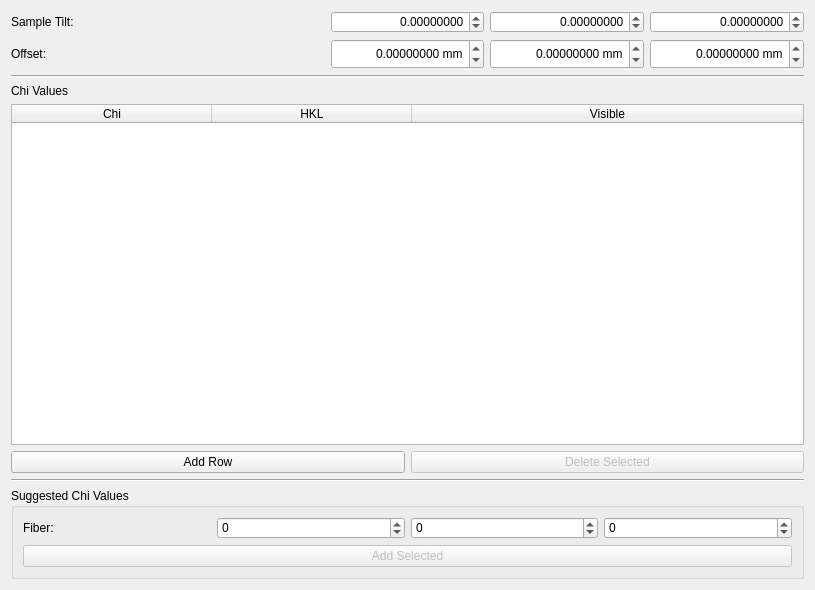
<?xml version="1.0" encoding="UTF-8"?>
<ui version="4.0">
 <class>const_chi_overlay_editor</class>
 <widget class="QWidget" name="const_chi_overlay_editor">
  <property name="geometry">
   <rect>
    <x>0</x>
    <y>0</y>
    <width>815</width>
    <height>590</height>
   </rect>
  </property>
  <property name="minimumSize">
   <size>
    <width>0</width>
    <height>590</height>
   </size>
  </property>
  <property name="windowTitle">
   <string>Edit Overlay</string>
  </property>
  <property name="styleSheet">
   <string notr="true">QDoubleSpinBox:disabled {background-color: LightGray;}
</string>
  </property>
  <layout class="QGridLayout" name="gridLayout">
   <item row="3" column="1" colspan="2">
    <widget class="QLabel" name="chi_values_label">
     <property name="text">
      <string>Chi Values</string>
     </property>
    </widget>
   </item>
   <item row="0" column="3">
    <widget class="ScientificDoubleSpinBox" name="tilt_0">
     <property name="alignment">
      <set>Qt::AlignRight|Qt::AlignTrailing|Qt::AlignVCenter</set>
     </property>
     <property name="keyboardTracking">
      <bool>false</bool>
     </property>
     <property name="decimals">
      <number>8</number>
     </property>
     <property name="minimum">
      <double>-1000000.000000000000000</double>
     </property>
     <property name="maximum">
      <double>10000000.000000000000000</double>
     </property>
    </widget>
   </item>
   <item row="1" column="4">
    <widget class="ScientificDoubleSpinBox" name="tvec_1">
     <property name="minimumSize">
      <size>
       <width>0</width>
       <height>30</height>
      </size>
     </property>
     <property name="alignment">
      <set>Qt::AlignRight|Qt::AlignTrailing|Qt::AlignVCenter</set>
     </property>
     <property name="keyboardTracking">
      <bool>false</bool>
     </property>
     <property name="suffix">
      <string> mm</string>
     </property>
     <property name="decimals">
      <number>8</number>
     </property>
     <property name="minimum">
      <double>-100000.000000000000000</double>
     </property>
     <property name="maximum">
      <double>1000000.000000000000000</double>
     </property>
    </widget>
   </item>
   <item row="0" column="4">
    <widget class="ScientificDoubleSpinBox" name="tilt_1">
     <property name="alignment">
      <set>Qt::AlignRight|Qt::AlignTrailing|Qt::AlignVCenter</set>
     </property>
     <property name="keyboardTracking">
      <bool>false</bool>
     </property>
     <property name="decimals">
      <number>8</number>
     </property>
     <property name="minimum">
      <double>-1000000.000000000000000</double>
     </property>
     <property name="maximum">
      <double>10000000.000000000000000</double>
     </property>
    </widget>
   </item>
   <item row="0" column="1" colspan="2">
    <widget class="QLabel" name="tilt_label">
     <property name="text">
      <string>Sample Tilt:</string>
     </property>
    </widget>
   </item>
   <item row="1" column="1" colspan="2">
    <widget class="QLabel" name="tvec_label">
     <property name="text">
      <string>Offset:</string>
     </property>
    </widget>
   </item>
   <item row="8" column="1" colspan="5">
    <widget class="QGroupBox" name="suggested_chi_values">
     <property name="title">
      <string>Suggested Chi Values</string>
     </property>
     <layout class="QGridLayout" name="gridLayout_2">
      <item row="0" column="2">
       <widget class="QSpinBox" name="fiber_1">
        <property name="keyboardTracking">
         <bool>false</bool>
        </property>
        <property name="minimum">
         <number>-1000000</number>
        </property>
        <property name="maximum">
         <number>1000000</number>
        </property>
       </widget>
      </item>
      <item row="0" column="1">
       <widget class="QSpinBox" name="fiber_0">
        <property name="keyboardTracking">
         <bool>false</bool>
        </property>
        <property name="minimum">
         <number>-1000000</number>
        </property>
        <property name="maximum">
         <number>1000000</number>
        </property>
       </widget>
      </item>
      <item row="0" column="0">
       <widget class="QLabel" name="fiber_label">
        <property name="text">
         <string>Fiber:</string>
        </property>
       </widget>
      </item>
      <item row="0" column="3">
       <widget class="QSpinBox" name="fiber_2">
        <property name="keyboardTracking">
         <bool>false</bool>
        </property>
        <property name="minimum">
         <number>-1000000</number>
        </property>
        <property name="maximum">
         <number>1000000</number>
        </property>
       </widget>
      </item>
      <item row="2" column="0" colspan="4">
       <layout class="QVBoxLayout" name="fiber_tree_layout"/>
      </item>
      <item row="3" column="0" colspan="4">
       <widget class="QPushButton" name="add_selected_chi_values">
        <property name="enabled">
         <bool>false</bool>
        </property>
        <property name="text">
         <string>Add Selected</string>
        </property>
       </widget>
      </item>
     </layout>
    </widget>
   </item>
   <item row="2" column="1" colspan="5">
    <widget class="Line" name="line">
     <property name="orientation">
      <enum>Qt::Horizontal</enum>
     </property>
    </widget>
   </item>
   <item row="7" column="1" colspan="5">
    <widget class="Line" name="line_2">
     <property name="orientation">
      <enum>Qt::Horizontal</enum>
     </property>
    </widget>
   </item>
   <item row="4" column="1" colspan="5">
    <widget class="QTableWidget" name="chi_values">
     <property name="selectionBehavior">
      <enum>QAbstractItemView::SelectRows</enum>
     </property>
     <property name="columnCount">
      <number>3</number>
     </property>
     <attribute name="horizontalHeaderVisible">
      <bool>true</bool>
     </attribute>
     <attribute name="horizontalHeaderMinimumSectionSize">
      <number>200</number>
     </attribute>
     <attribute name="horizontalHeaderDefaultSectionSize">
      <number>200</number>
     </attribute>
     <attribute name="horizontalHeaderStretchLastSection">
      <bool>true</bool>
     </attribute>
     <attribute name="verticalHeaderVisible">
      <bool>false</bool>
     </attribute>
     <column>
      <property name="text">
       <string>Chi</string>
      </property>
     </column>
     <column>
      <property name="text">
       <string>HKL</string>
      </property>
     </column>
     <column>
      <property name="text">
       <string>Visible</string>
      </property>
     </column>
    </widget>
   </item>
   <item row="1" column="5">
    <widget class="ScientificDoubleSpinBox" name="tvec_2">
     <property name="minimumSize">
      <size>
       <width>0</width>
       <height>30</height>
      </size>
     </property>
     <property name="alignment">
      <set>Qt::AlignRight|Qt::AlignTrailing|Qt::AlignVCenter</set>
     </property>
     <property name="keyboardTracking">
      <bool>false</bool>
     </property>
     <property name="suffix">
      <string> mm</string>
     </property>
     <property name="decimals">
      <number>8</number>
     </property>
     <property name="minimum">
      <double>-100000.000000000000000</double>
     </property>
     <property name="maximum">
      <double>1000000.000000000000000</double>
     </property>
    </widget>
   </item>
   <item row="1" column="3">
    <widget class="ScientificDoubleSpinBox" name="tvec_0">
     <property name="minimumSize">
      <size>
       <width>0</width>
       <height>30</height>
      </size>
     </property>
     <property name="alignment">
      <set>Qt::AlignRight|Qt::AlignTrailing|Qt::AlignVCenter</set>
     </property>
     <property name="keyboardTracking">
      <bool>false</bool>
     </property>
     <property name="suffix">
      <string> mm</string>
     </property>
     <property name="decimals">
      <number>8</number>
     </property>
     <property name="minimum">
      <double>-100000.000000000000000</double>
     </property>
     <property name="maximum">
      <double>1000000.000000000000000</double>
     </property>
    </widget>
   </item>
   <item row="0" column="5">
    <widget class="ScientificDoubleSpinBox" name="tilt_2">
     <property name="alignment">
      <set>Qt::AlignRight|Qt::AlignTrailing|Qt::AlignVCenter</set>
     </property>
     <property name="keyboardTracking">
      <bool>false</bool>
     </property>
     <property name="decimals">
      <number>8</number>
     </property>
     <property name="minimum">
      <double>-1000000.000000000000000</double>
     </property>
     <property name="maximum">
      <double>10000000.000000000000000</double>
     </property>
    </widget>
   </item>
   <item row="5" column="1" colspan="5">
    <layout class="QHBoxLayout" name="horizontalLayout">
     <item>
      <widget class="QPushButton" name="add_chi_value_row">
       <property name="text">
        <string>Add Row</string>
       </property>
      </widget>
     </item>
     <item>
      <widget class="QPushButton" name="delete_selected_chi_values">
       <property name="enabled">
        <bool>false</bool>
       </property>
       <property name="text">
        <string>Delete Selected</string>
       </property>
      </widget>
     </item>
    </layout>
   </item>
  </layout>
 </widget>
 <customwidgets>
  <customwidget>
   <class>ScientificDoubleSpinBox</class>
   <extends>QDoubleSpinBox</extends>
   <header>scientificspinbox.py</header>
  </customwidget>
 </customwidgets>
 <tabstops>
  <tabstop>tilt_0</tabstop>
  <tabstop>tilt_1</tabstop>
  <tabstop>tilt_2</tabstop>
  <tabstop>tvec_0</tabstop>
  <tabstop>tvec_1</tabstop>
  <tabstop>tvec_2</tabstop>
  <tabstop>chi_values</tabstop>
  <tabstop>add_chi_value_row</tabstop>
  <tabstop>delete_selected_chi_values</tabstop>
  <tabstop>fiber_0</tabstop>
  <tabstop>fiber_1</tabstop>
  <tabstop>fiber_2</tabstop>
  <tabstop>add_selected_chi_values</tabstop>
 </tabstops>
 <resources/>
 <connections/>
</ui>
